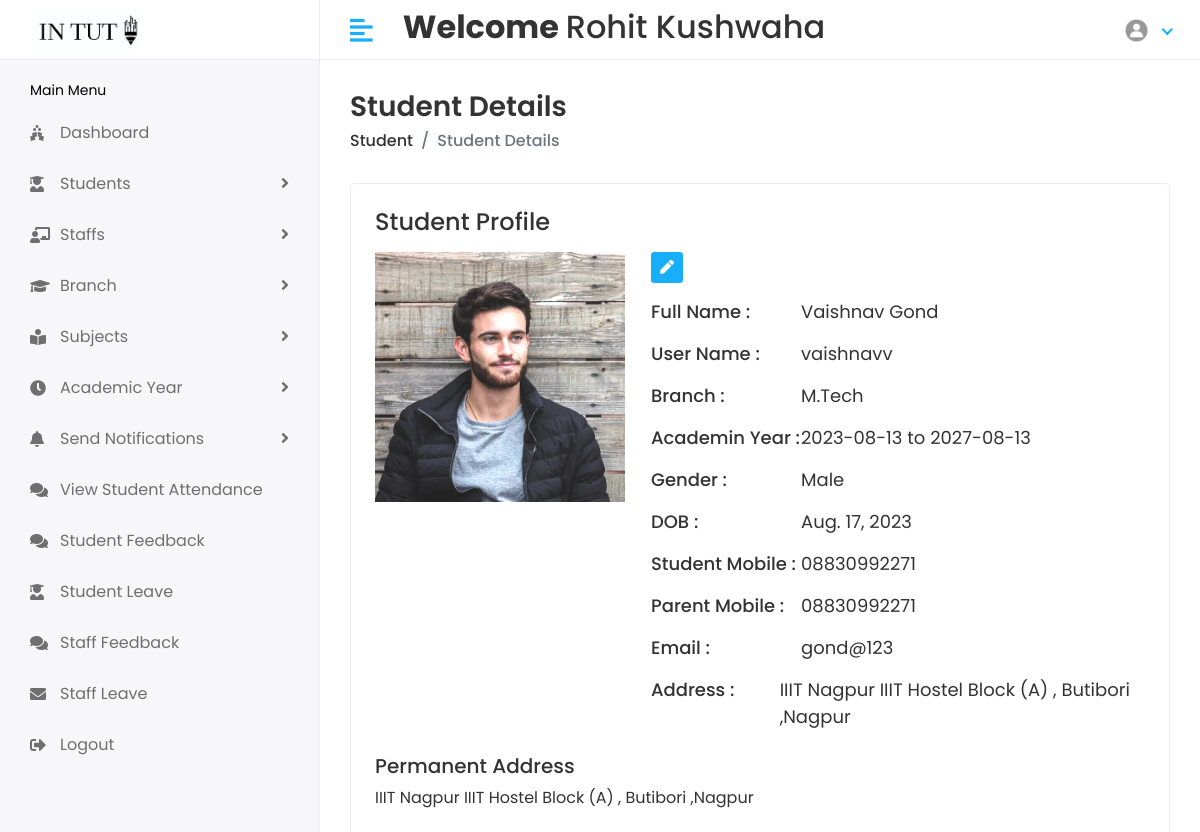
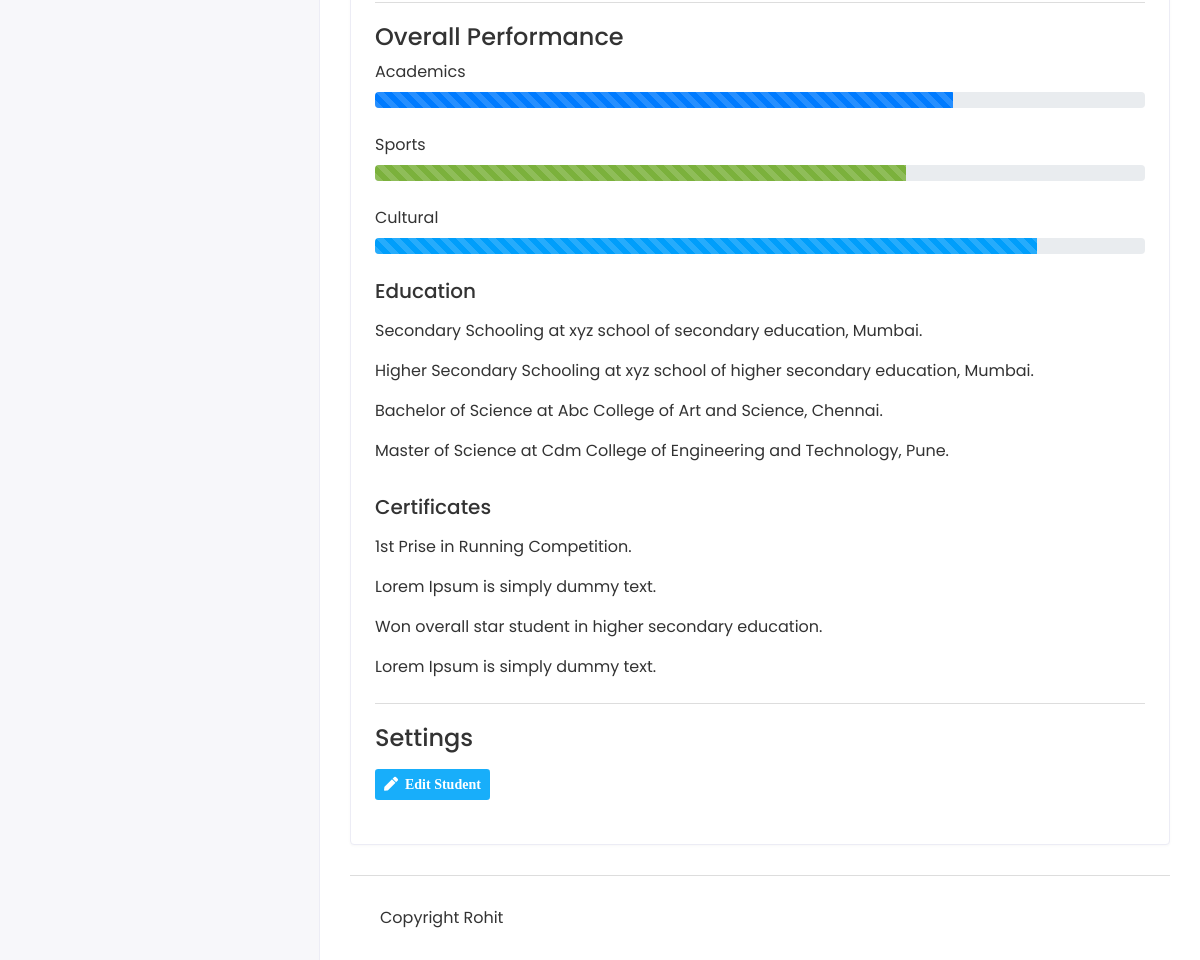
/Hod/student/view/4 (signed in), run on the app's committed database (2 pictures, top to bottom).
### stuapp/models.py (models this page shows)
class CustomUser(AbstractUser):
    USER={
        (1,'HOD'),(2,'STAFF'),(3,'STUDENT')
    }
    user_type=models.CharField(choices=USER,max_length=100,default=1)
    profile_pic=models.ImageField(upload_to='media/profile_pic')

class Student(models.Model):
    admin=models.OneToOneField(CustomUser,on_delete=models.CASCADE)
    address=models.TextField()
    gender=models.CharField(max_length=100)
    branch_id=models.ForeignKey(Branch,on_delete=models.DO_NOTHING)
    acad_year_id=models.ForeignKey(Acad_year,on_delete=models.DO_NOTHING)
    created_at=models.DateTimeField(auto_now_add=True)
    updated_at=models.DateField(auto_now=True)
    studentmob=models.CharField(max_length=100,default="0")
    parentmob=models.CharField(max_length=100,default="0")
    dob=models.DateField(default=datetime.now)
    def __str__(self):
        return self.admin.first_name+" "+self.admin.last_name

class Branch(models.Model):
    name=models.CharField(max_length=100)
    created_at=models.DateTimeField(auto_now_add=True)
    updated_at=models.DateTimeField(auto_now=True)
    def __str__(self):
        return self.name

class Acad_year(models.Model):
    start=models.CharField(default=datetime.now().date(),blank=True,max_length=100)
    end=models.CharField(default=datetime.now().date(),blank=True,max_length=100)
    created_at=models.DateField(auto_now_add=True,null=True)
    updated_at=models.DateField(auto_now=True,null=True)
    def __str__(self):
        return self.start+" to "+self.end

### student/hodviews.py (the view)
# urls.py: path('Hod/student/view/<str:id>',hodviews.viewstudent,name='viewstudent'),
@login_required(login_url='/')
def viewstudent(request,id):
    student=Student.objects.get(id=id)
    return render(request,'hod/viewstudent.html',{'student':student})

### templates/hod/viewstudent.html (shortened to what this page needs)
{% extends 'base.html' %}
{% block content %}
        <div class="page-header">
            <div class="row">
                <div class="col-sm-12">
                    <h3 class="page-title">Student Details</h3>
                    <ul class="breadcrumb">
                        <li class="breadcrumb-item"><a href="{% url 'studentlist'%}">Student</a></li>
                        <li class="breadcrumb-item active">Student Details</li>
                    </ul>
                </div>
            </div>
        </div>
        <div class="card">
            <div class="card-body">
                <div class="row">
                    <div class="col-md-12">
                        <div class="about-info">
                            <h4>Student Profile</h4>
                            <div class="media mt-3">
                                <img src="/{{student.admin.profile_pic}}" class="mr-3" alt="...">
                                <div class="media-body">
                                    <ul>
                                     <li>   <a href="{% url 'studentedit' student.id %}" class="btn btn-sm bg-success-light mr-2">
                                            <i class="fas fa-pen"></i>
                                            </a>
                                        </li>
                                        <li>
                                            <span class="title-span">Full Name : </span>
                                            <span class="info-span">{{student}}</span>
                                        </li>
                                        <li>
                                            <span class="title-span">User Name : </span>
                                            <span class="info-span">{{student.admin.username}}</span>
                                        </li>
                                        <li>
                                            <span class="title-span">Branch : </span>
                                            <span class="info-span">{{student.branch_id}}</span>
                                        </li>
                                        <li>
                                            <span class="title-span">Academin Year : </span>
                                            <span class="info-span">{{student.acad_year_id}}</span>
                                        </li>
                                        <li>
                                            <span class="title-span">Gender : </span>
                                            <span class="info-span">{{student.gender}}</span>
                                        </li>
                                        <li>
                                            <span class="title-span">DOB : </span>
                                            <span class="info-span">{{student.dob}}</span>
                                        </li>
                                        <li>
                                            <span class="title-span">Student Mobile : </span>
                                            <span class="info-span">{{student.studentmob}}</span>
                                        </li>
                                        <li>
                                            <span class="title-span">Parent Mobile : </span>
                                            <span class="info-span">{{student.parentmob}}</span>
                                        </li>
                                        <li>
                                            <span class="title-span">Email : </span>
                                            <span class="info-span">{{student.admin.email}} </span>
                                        </li>
                                        <li>
                                            <span class="title-span">Address : </span>
                                            <span class="info-span">{{student.address}}</span>
                                        </li>
                                    </ul>
                                </div>
                            </div>
                            <div class="row mt-2">
                                <div class="col-md-12">
                                    <h5>Permanent Address</h5>
                                    <p>{{student.address}}</p>
                                </div>
                            </div>
                        </div>
                    </div>
                </div>
                <div class="row mt-2">
                    <div class="col-md-12">
                        <div class="skill-info">
                            <h4>Overall Performance </h4>
                            <ul>
                                <li>
                                    <label>Academics</label>
                                    <div class="progress">
                                        <div class="progress-bar progress-bar-striped progress-bar-animated"
                                            role="progressbar" aria-valuenow="75" aria-valuemin="0" aria-valuemax="100"
                                            style="width: 75%"></div>
                                    </div>
                                </li>
                                <li>
                                    <label>Sports</label>
                                    <div class="progress">
                                        <div class="progress-bar progress-bar-striped progress-bar-animated bg-success"
                                            role="progressbar" aria-valuenow="69" aria-valuemin="0" aria-valuemax="100"
                                            style="width: 69%"></div>
                                    </div>
                                </li>
                                <li>
                                    <label>Cultural</label>
                                    <div class="progress">
                                        <div class="progress-bar progress-bar-striped progress-bar-animated bg-info"
                                            role="progressbar" aria-valuenow="86" aria-valuemin="0" aria-valuemax="100"
                                            style="width: 86%"></div>
                                    </div>
                                </li>
                            </ul>
                            <div class="row mt-3">
                                <div class="col-md-12">
                                    <h5>Education</h5>
                                    <p class="mt-3">Secondary Schooling at xyz school of secondary education, Mumbai.
                                    </p>
                                    <p>Higher Secondary Schooling at xyz school of higher secondary education, Mumbai.
                                    </p>
                                    <p>Bachelor of Science at Abc College of Art and Science, Chennai.</p>
                                    <p>Master of Science at Cdm College of Engineering and Technology, Pune.</p>
                                </div>
                            </div>
                            <div class="row mt-3">
                                <div class="col-md-12">
                                    <h5>Certificates</h5>
                                    <p class="mt-3">1st Prise in Running Competition.</p>
                                    <p>Lorem Ipsum is simply dummy text.</p>
                                    <p>Won overall star student in higher secondary education.</p>
                                    <p>Lorem Ipsum is simply dummy text.</p>
                                </div>
                            </div>
                        </div>
                    </div>
                </div>
                <div class="row mt-2">
                    <div class="col-md-12">
                        <div class="skill-info">
                            <h4>Settings</h4>
                            <form>
                                <div class="row mt-3">
                                    <div class="col-12 col-sm-6">
                                        <div class="form-group">
                                             <a href="{% url 'studentedit' student.id %}" class="btn btn-sm bg-success-light mr-2">
                                <i class="fas fa-pen">  &nbsp;Edit Student </i>
                                </a>
                                        </div>
                                    </div>
                                </div>
                            </form>
                        </div>
                    </div>
                </div>
            </div>
        </div>
    {% endblock content %}

### templates/includes/header.html (shortened to what this page needs)
{% load static %}
<div class="header" >
    <div class="header-left" style="background-color:white">
        {% if user.user_type == '1' %}
        <a href="{% url 'hodhome'%}" class="logo container" >
            <img src="{% static 'assets/img/logo1big.png'%}" width="300px" height="100px" alt="Logo">
        </a>
        {% elif user.user_type == '2' %}
        <a href="{% url 'staffhome'%}" class="logo">
            <img src="{% static 'assets/img/logo1big.png'%}" alt="Logo">
        </a>
        {% else %}
        <a href="{% url 'studenthome'%}" class="logo">
            <img src="{% static 'assets/img/logo1big.png'%}" alt="Logo">
        </a>
        {% endif %}
    </div>
    <a href="javascript:void(0);" id="toggle_btn">
        <i class="fas fa-align-left"></i>
    </a>
    <div class="top-nav-search my-2">
        <h2><strong> Welcome </strong> {{user.first_name}} {{user.last_name}} </h2>
    </div>
    <ul class="nav user-menu">
        <li class="nav-item dropdown has-arrow">
            <a href="#" class="dropdown-toggle nav-link" data-toggle="dropdown">
                {% if user.profile_pic == "" %}
                <span class="user-img"><img class="rounded-circle" src="{% static 'assets/img/noimg.jpg' %}" width="31"
                        ></span>
                {% else %}
                <span class="user-img"><img class="rounded-circle" src="/{{user.profile_pic}}" width="31"
                        alt="Ryan Taylor"></span>
                {% endif %}
            </a>
        </li>
    </ul>
</div>

### static/assets/css/style.css (style rules this page uses)
html { height: 100%; }
body { background-color: #fff; color: #333; font-family: 'Poppins', sans-serif; font-size: 1rem; height: 100%; line-height: 1.5; overflow-x: hidden; }
h1, h2, h3, h4, h5, h6 { font-family: 'Poppins', sans-serif; margin-top: 0; }
a { color: #009ce7; }
input, button, a { transition: all 0.4s ease; -moz-transition: all 0.4s ease; -o-transition: all 0.4s ease; -ms-transition: all 0.4s ease; -webkit-transition: all 0.4s ease; }
.form-group { margin-bottom: 1.25rem; }
ul, ol { padding: 0px; list-style: none; }
.bg-success, .badge-success { background-color: #7bb13c !important; }
.bg-info, .badge-info { background-color: #009efb !important; }
.card { border: 1px solid #ececf5; box-shadow: 0 1px 3px 0 rgba(0, 0, 0, 0.03); margin-bottom: 1.875rem; }
.card-body { padding: 1.5rem; }
.bg-success-light { background-color: #18aefa; color: #fff; }
.header { background-color: #fff; border-bottom: 1px solid #f3f3f4; left: 0; position: fixed; right: 0; top: 0; z-index: 1001; height: 60px; }
.header .header-left { float: left; height: 60px; padding: 0 20px; position: relative; width: 320px; z-index: 1; transition: all 0.2s ease-in-out; background-color: #f7f7fa; border-bottom: 1px solid #efefef; border-right: 1px solid #ececf5; display: flex; align-items: center; }
.header .header-left .logo { display: inline-block; line-height: 60px; }
.header .header-left .logo img { max-height: 40px; width: auto; }
.header .dropdown-toggle:after { display: none; }
.header .has-arrow .dropdown-toggle:after { border-top: 0; border-left: 0; border-bottom: 2px solid #18aefa; border-right: 2px solid #18aefa; content: ''; height: 8px; display: inline-block; pointer-events: none; -webkit-transform-origin: 66% 66%; -ms-transform-origin: 66% 66%; transform-origin: 66% 66%; -webkit-transform: rotate(45deg); -ms-transform: rotate(45deg); transform: rotate(45deg); -webkit-transition: all 0.15s ease-in-out; transition: all 0.15s ease-in-out; width: 8px; vertical-align: 0px; }
.user-menu { float: right; margin: 0; position: relative; z-index: 99; padding-right: 15px; }
.user-menu.nav > li > a { color: #a0a0a0; font-size: 14px; line-height: 58px; padding: 0 15px; height: 60px; }
.user-img { margin-right: 3px; position: relative; }
.top-nav-search { float: left; margin-left: 15px; }
.page-header { margin-bottom: 1.875rem; }
.page-header .breadcrumb { background-color: transparent; color: #6c757d; font-size: 1rem; font-weight: 500; margin-bottom: 0; padding: 0; }
.page-header .breadcrumb a { color: #333; }
.page-title { font-size: 28px; font-weight: 600; color: #333; margin-bottom: 5px; }
.about-info img { width: 250px; }
.about-info ul li { font-size: 18px; margin: 0px 0px 15px 10px; display: flex; }
.title-span { font-weight: 500; width: 150px; }
.skill-info { padding-top: 20px; border-top: 1px solid #ddd; }
.skill-info ul li { margin-bottom: 25px; }
@media (min-width: 992px) { #toggle_btn { align-items: center; color: #18aefa; display: inline-flex; float: left; font-size: 26px; height: 60px; justify-content: center; margin-left: 15px; padding: 0 15px; } }

### data on the page
CustomUser: first_name "Rohit", last_name "Kushwaha", profile_pic (placeholder picture)
Student: admin.profile_pic (picture), admin.last_name "Vaishnav Gond", admin.username "vaishnavv", branch_id "M.Tech", acad_year_id "2023-08-13 to 2027-08-13", gender "Male", dob "Aug. 17, 2023", studentmob "08830992271", parentmob "08830992271", admin.email "gond@123", address "IIIT Nagpur IIIT Hostel Block (A) , Butibori ,Nagpur"
